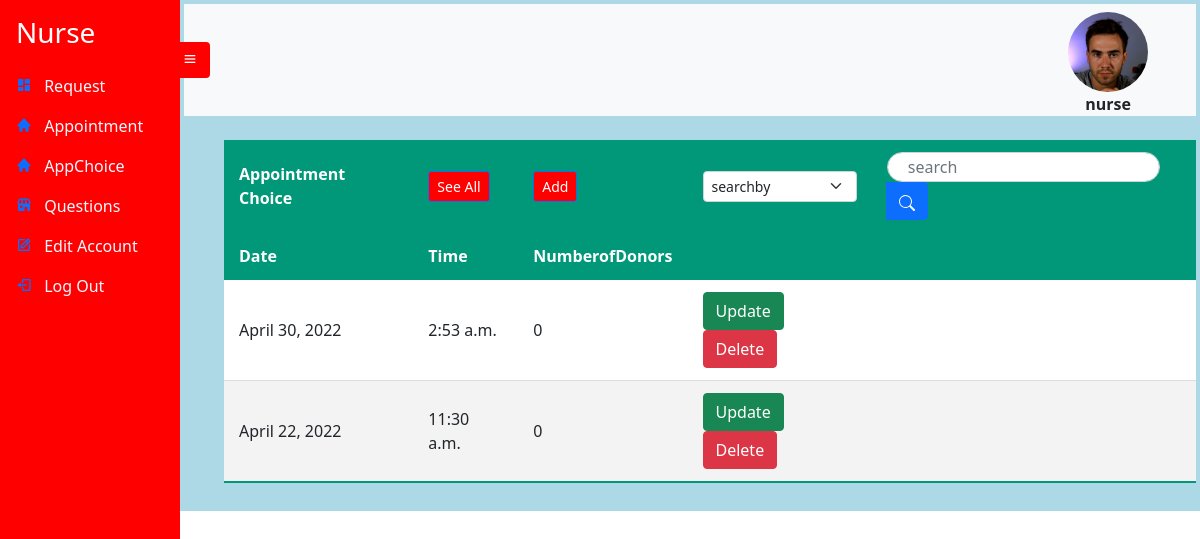
Screenshot of /appointmentchoices/notall (signed in) with the database file from the repository.
### UserAccount/models.py (models this page shows, shortened)
class UserRegistration(models.Model):
    User_id = models.UUIDField(default=uuid.uuid4, unique=True,
                          primary_key=True, editable=False)
    FirstName = models.CharField(max_length=20 , null=True , blank=True)
    LastName = models.CharField(max_length=20 , null=True , blank=True)
    Address_id = models.OneToOneField(Address , on_delete=models.CASCADE)
    Age = models.IntegerField(null=True , blank=True)
    Account_id = models.OneToOneField(Account , on_delete=models.CASCADE)
    ProfilePic= models.FileField(null=True, blank=True, upload_to='profilepic/', default="profilepic/defaultprofile.jpeg")

class Account(AbstractUser):
    Role = models.CharField(max_length=25, null=True , blank=True)

### Nurse/models.py (models this page shows)
class AppointmentChoice(models.Model):
    Appchoice_id =  models.UUIDField(default=uuid.uuid4, unique=True,
                          primary_key=True, editable=False)
    Date = models.DateField(default=datetime.now)
    Time = models.TimeField(default=datetime.now)
    NumberofDonors = models.IntegerField(null=True , blank= True , default=0)

### Nurse/views.py (the view)
# urls.py: path('appointmentchoices/<type>', views.AppointmentChoices , name='appointmentchoices'),
def AppointmentChoices(request , type):
    choices = None
    try:
        if(type == 'all'):
            choices = AppointmentChoice.objects.all()
        else:
            choices = AppointmentChoice.objects.all()[0:3]
    except:
        choices = None
    context = {'account':Userstate(request)['account'] , 'choices':choices }
    return render (request , 'nurse/appointmentchoices.html' , context)

### Nurse/views.py (called while the page is built)
def Userstate(request):  # for getting the state of the user
    state = request.user
    account = UserRegistration.objects.get(Account_id=state.id)
    context={'account':account}
    return context

### templates/nurse/appointmentchoices.html (shortened to what this page needs)
{% extends 'nurse/nurse.html' %}
{% block content %}
<br>
<table class="styled-table">
    <thead>
         <tr>
           <th>Appointment Choice</th>
           <th><a href="{% url 'appointmentchoices' 'all' %}"><button type="button" class="btn btn-primary btn-sm" style= "background-color: red;">See All</button></a>
            </th>
            <th><a href="{% url 'addappointmentchoice' 'add' %}"><button type="button" class="btn btn-primary btn-sm" style= "background-color: red;">Add</button></a>
            </th>
            <form method="post" action="{% url 'donorrequest' 'searched' %}">
              <th>
                <select class="form-select form-select-sm" name='searchby' aria-label=".form-select-sm example">
                <option selected>searchby</option>
              </select></th>
              <th>
                <div class="input-group">
                  <div class="form-outline">
                    <input type="search" id="form1" name='searched' placeholder="search" class="form-control" />
                  </div>
                  <button type="submit"  class="btn btn-primary">
                  </button>
                </div>
              </th>
            </form>
        </tr>
          <tr >
            <th>Date</th>
            <th>Time</th>
            <th>NumberofDonors</th>
            <th></th>
            <th></th>
        </tr>
    </thead>
    <tbody>
      {% if choices %}
      {% for choice in choices %}
       <tr>
          <td>{{ choice.Date }}</td>
         <td>{{ choice.Time }}</td>
         <td>{{ choice.NumberofDonors }}</td>
         <td><a href="{% url 'updateappointmentchoice' choice.Appchoice_id  %}"><button type="button" class="btn btn-success">Update</button></a>&nbsp;<a href="{% url 'deleteappointmentchoice' choice.Appchoice_id %}"><button type="button" class="btn btn-danger">Delete</button></a></td>
         <td></td>
        </tr>
      {% endfor %}
     {% endif %}
      </tbody>
  </table>
  <br>
{% endblock %}

### templates/nurse/nurse.html (shortened to what this page needs)
{% extends 'sidebarbase.html' %}
{% block content1 %}
<div
      class="side-navbar active-nav d-flex justify-content-between flex-wrap flex-column"
      id="sidebar"
    >
      <ul class="nav flex-column text-white w-100">
        <a href="{% url 'donorrequest' 'notall' %}" class="nav-link h3 text-white my-2">
          Nurse
        </a>
        <li class="nav-link">
          <i class="bx bxs-dashboard"></i>
          <span class="mx-2" ><a class="inner-anchor"  href="{% url 'donorrequest' 'notall' %}"> Request</a></span>
        </li>
        <li class="nav-link">
          <i class="bx bxs-home"></i>
          <span class="mx-2" ><a class="inner-anchor" href="{% url 'checkappointment' 'notall' %}"> Appointment</a></span>
        </li>
        <li class="nav-link">
          <i class="bx bxs-home"></i>
          <span class="mx-2" ><a class="inner-anchor" href="{% url 'appointmentchoices' 'notall' %}"> AppChoice</a></span>
        </li>
        <li class="nav-link">
          <i class="bx bxs-store"></i>
          <span class="mx-2" ><a class="inner-anchor" href="{% url 'donorquestions' 'notall' %}"> Questions </a></span>
        </li>
        <li class="nav-link">
          <i class="bx bx-edit"></i>
          <span class="mx-2" ><a class="inner-anchor" href="{% url 'editpassword' %}"> Edit Account</a></span>
        </li>
        <li class="nav-link">
          <i class="bx bx-log-out"></i>
          <span class="mx-2" ><a class="inner-anchor" href="{% url 'logout' %}" > Log Out </a></span>
        </li>
      </ul>
    </div>
    <div class="p-1 my-container active-cont" style="background-color:lightblue">
      <nav class="navbar top-navbar navbar-light bg-light px-5">
        <a class="btn border-0" id="menu-btn"><i class="bx bx-menu"></i></a>
        <figure id="image">
          <img src="/static/images/{{ account.ProfilePic }}" style="height: 80px;
          width: 80px;
          border-radius: 50%; " >
          <figcaption  style="text-align: center;"><b>{{user.username}}</b></figcaption>
        </figure>
              </nav>
      {% block content %}
      {% endblock %}
{% endblock %}

### static/styles/sidebar.css (style rules this page uses)
* { margin: 0; padding: 0; box-sizing: border-box; }
body { min-height: 100vh; background-color: #fff; }
.side-navbar { width: 180px; height: 100%; position: fixed; margin-left: -300px; background-color: red; transition: 0.5s; }
.my-container { transition: 0.4s; }
.active-nav { margin-left: 0; }
.active-cont { margin-left: 180px; }
#menu-btn { background-color: red ; color: #fff; margin-left: -62px; }
#image { max-width: 300px; height: 80px; border-radius: 50%; top: 10px; right: 0px; }
.my-container input { border-radius: 2rem; padding: 2px 20px; }
.inner-anchor { color: aliceblue; text-decoration: black; }
.styled-table thead tr { background-color: #009879; color: #ffffff; text-align: left; }
.styled-table th, .styled-table td { padding: 12px 15px; }
.styled-table tbody tr { border-bottom: 1px solid #dddddd; }
.styled-table tbody tr:nth-of-type(even) { background-color: #f3f3f3; }
.styled-table tbody tr:last-of-type { border-bottom: 2px solid #009879; }
.styled-table { margin-left: 40px; }
.styled-table tbody { background-color: white; }

### rows the page displays
UserRegistration: ProfilePic (picture)
Account: username "nurse"
AppointmentChoice: Date "April 30, 2022", Time "2:53 a.m.", NumberofDonors "0"
AppointmentChoice: Date "April 22, 2022", Time "11:30 a.m.", NumberofDonors "0"
